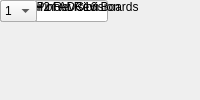
<?xml version="1.0" encoding="UTF-8"?>
<ui version="4.0">
 <class>MainWindow</class>
 <widget class="QMainWindow" name="MainWindow">
  <property name="windowTitle"><string>adc16x250_8</string></property>
  <widget class="QWidget" name="centralwidget">
   <!-- NOTE: this is a simplified structural mirror of the generated
        <module>_ui.py, not a full round-trip Designer file. Regenerate
        both from the same spec if you need to edit layout by hand. -->
       <widget class="QLabel" name="label_name">
     <property name="text"><string>Block name</string></property>
    </widget>
       <widget class="QLineEdit" name="name"/>
       <widget class="QLabel" name="label_board_count">
     <property name="text"><string>Number of ADC16 Boards</string></property>
    </widget>
       <widget class="QComboBox" name="board_count">
     <item><property name="text"><string>1</string></property></item>
     <item><property name="text"><string>2</string></property></item>
    </widget>
       <widget class="QLabel" name="label_roach2_rev">
     <property name="text"><string>ROACH2 Revision</string></property>
    </widget>
       <widget class="QComboBox" name="roach2_rev">
     <item><property name="text"><string>1</string></property></item>
     <item><property name="text"><string>2</string></property></item>
    </widget>
       <widget class="QLabel" name="label_zdok_rev">
     <property name="text"><string>ZDOK Pinout Revision</string></property>
    </widget>
       <widget class="QComboBox" name="zdok_rev">
     <item><property name="text"><string>1</string></property></item>
     <item><property name="text"><string>2</string></property></item>
    </widget>
  </widget>
 </widget>
 <resources/>
 <connections/>
</ui>
